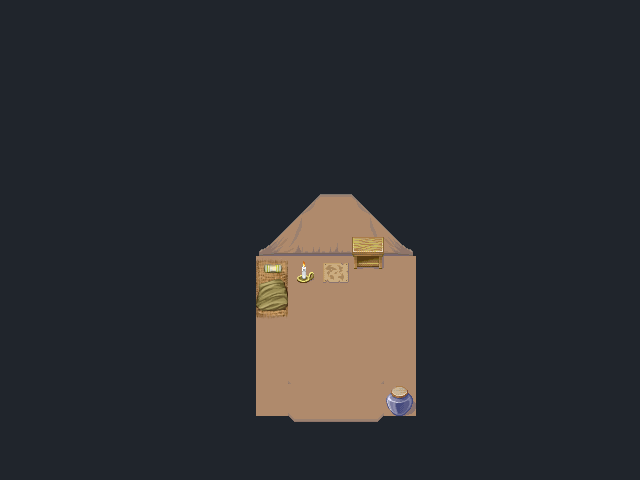

The image is a tile-based game level rendered from a .tmx file. Its description and source (layers, tilesets, objects; grid data summarised) follow:
An orthogonal 20x15 tile map with 32x32 px tiles, 2 tile layers (Kachelebene 1, Kachelebene 2), 2 tilesets.

<map version="1.0" orientation="orthogonal" renderorder="right-down" width="20" height="15" tilewidth="32" tileheight="32">
 <tileset firstgid="1" name="tentInterior" tilewidth="32" tileheight="32">
  <image source="tentInterior.png" width="256" height="800" />
  <tile id="0">
   <properties>
    <property name="blocked" value="true" />
   </properties>
  </tile>
  <tile id="37">
   <properties>
    <property name="back" value="true" />
   </properties>
  </tile>
  <tile id="38">
   <properties>
    <property name="back" value="true" />
   </properties>
  </tile>
  <tile id="39">
   <properties>
    <property name="back" value="true" />
   </properties>
  </tile>
  <tile id="48">
   <properties>
    <property name="blocked" value="true" />
   </properties>
  </tile>
  <tile id="49">
   <properties>
    <property name="blocked" value="true" />
   </properties>
  </tile>
  <tile id="50">
   <properties>
    <property name="blocked" value="true" />
   </properties>
  </tile>
  <tile id="51">
   <properties>
    <property name="blocked" value="true" />
   </properties>
  </tile>
  <tile id="52">
   <properties>
    <property name="blocked" value="true" />
   </properties>
  </tile>
  <tile id="56">
   <properties>
    <property name="blocked" value="true" />
   </properties>
  </tile>
  <tile id="57">
   <properties>
    <property name="blocked" value="true" />
   </properties>
  </tile>
  <tile id="58">
   <properties>
    <property name="blocked" value="true" />
   </properties>
  </tile>
  <tile id="59">
   <properties>
    <property name="blocked" value="true" />
   </properties>
  </tile>
  <tile id="60">
   <properties>
    <property name="blocked" value="true" />
   </properties>
  </tile>
  <tile id="160">
   <properties>
    <property name="blocked" value="true" />
   </properties>
  </tile>
  <tile id="165">
   <properties>
    <property name="blocked" value="true" />
   </properties>
  </tile>
  <tile id="166">
   <properties>
    <property name="blocked" value="true" />
   </properties>
  </tile>
 </tileset>
 <tileset firstgid="201" name="tentInner" tilewidth="32" tileheight="32">
  <image source="tentInner.png" width="320" height="192" />
 </tileset>
 <layer name="Kachelebene 1" width="20" height="15">
  <data>[300 cells, 300 non-empty, 18 distinct tile ids]</data>
 </layer>
 <layer name="Kachelebene 2" width="20" height="15">
  <data>[300 cells, 7 non-empty, 7 distinct tile ids]</data>
 </layer>
</map>
